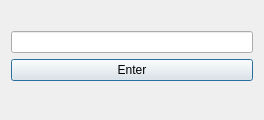
<?xml version="1.0" encoding="UTF-8"?>
<ui version="4.0">
 <class>delStudWindow</class>
 <widget class="QDialog" name="delStudWindow">
  <property name="geometry">
   <rect>
    <x>0</x>
    <y>0</y>
    <width>264</width>
    <height>120</height>
   </rect>
  </property>
  <property name="windowTitle">
   <string>Dialog</string>
  </property>
  <layout class="QVBoxLayout" name="verticalLayout_2">
   <item>
    <layout class="QVBoxLayout" name="verticalLayout">
     <item>
      <spacer name="horizontalSpacer">
       <property name="orientation">
        <enum>Qt::Horizontal</enum>
       </property>
       <property name="sizeHint" stdset="0">
        <size>
         <width>40</width>
         <height>20</height>
        </size>
       </property>
      </spacer>
     </item>
     <item>
      <widget class="QLineEdit" name="delStudNumber"/>
     </item>
     <item>
      <widget class="QPushButton" name="Enter">
       <property name="text">
        <string>Enter</string>
       </property>
      </widget>
     </item>
     <item>
      <spacer name="verticalSpacer">
       <property name="orientation">
        <enum>Qt::Vertical</enum>
       </property>
       <property name="sizeHint" stdset="0">
        <size>
         <width>20</width>
         <height>40</height>
        </size>
       </property>
      </spacer>
     </item>
    </layout>
   </item>
  </layout>
 </widget>
 <resources/>
 <connections/>
</ui>
